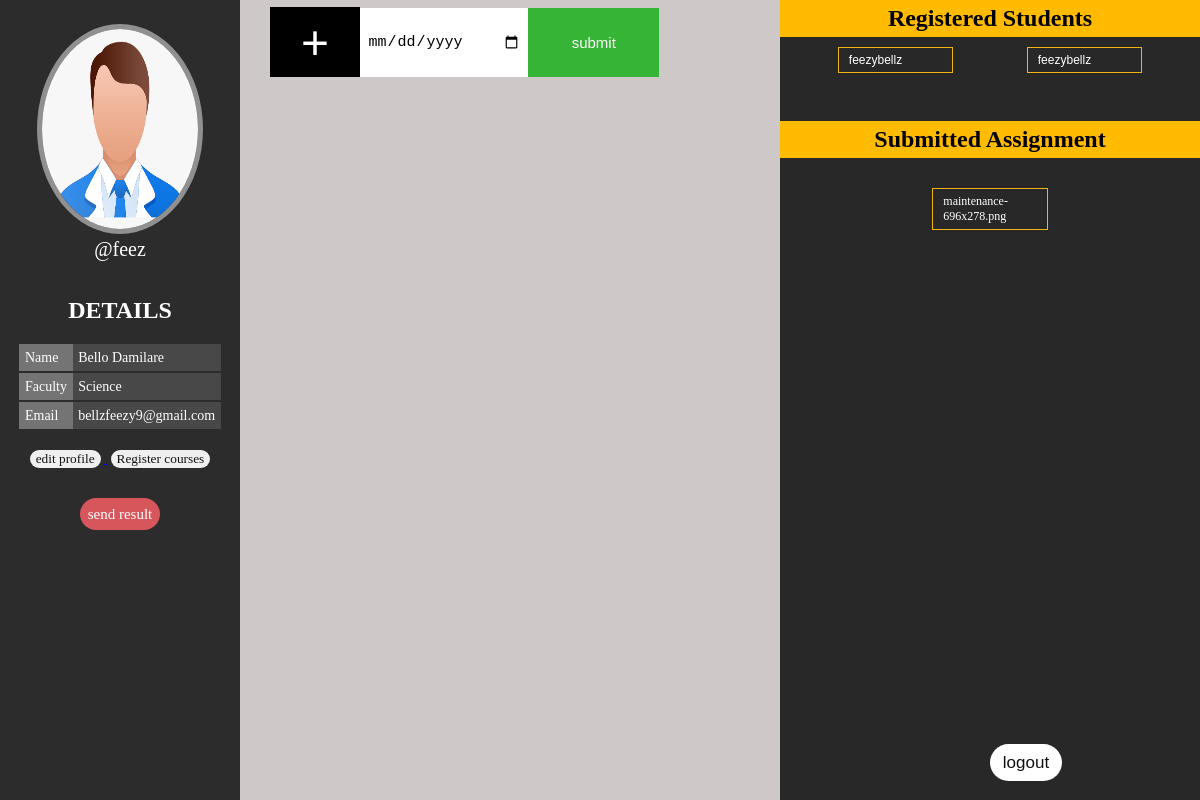
/lecturerDashboard.php (signed in), run on the app's committed database.
### tables this page shows
CREATE TABLE `lecturer` (
  `id` int(11) NOT NULL,
  `firstName` varchar(200) NOT NULL,
  `lastName` varchar(200) NOT NULL,
  `IDNumber` varchar(30) NOT NULL,
  `faculty` varchar(150) NOT NULL,
  `username` varchar(50) NOT NULL,
  `email` varchar(100) NOT NULL,
  `password` varchar(225) NOT NULL
);

CREATE TABLE `coursereg` (
  `id` int(11) NOT NULL,
  `studentName` varchar(50) NOT NULL,
  `course1` varchar(50) NOT NULL,
  `course2` varchar(50) NOT NULL,
  `course3` varchar(50) NOT NULL,
  `course4` varchar(50) NOT NULL,
  `course5` varchar(50) NOT NULL,
  `course6` varchar(50) NOT NULL,
  `course7` varchar(50) NOT NULL,
  `course8` varchar(50) NOT NULL,
  `course9` varchar(50) NOT NULL,
  `course10` varchar(50) NOT NULL
);

CREATE TABLE `uploads` (
  `id` int(11) NOT NULL,
  `studentName` varchar(100) NOT NULL,
  `file_name` varchar(50) NOT NULL,
  `file_type` varchar(10) NOT NULL,
  `file_size` varchar(10) NOT NULL,
  `file_path` varchar(50) NOT NULL,
  `date` date NOT NULL
);

### includes/fetchData.inc (called while the page is built, shortened)
<?php
$tbl = $_SESSION['userType'];
$username = $_SESSION['username'];
$fetchStmt = $conn->prepare("SELECT * FROM $tbl WHERE username = '$username'");
$fetchStmt->execute();
?>

### lecturerDashboard.php (the view, shortened to what this page needs)
<?php
include "includes/db.inc";
include "includes/fetchData.inc";
extract($userData);
?>
<!DOCTYPE html>
<html lang="en">
<head>
    <link rel="stylesheet" href="css/dashboard.css">
</head>
<body>
<header>
    <img src="img/dummy.png" alt="">
    <div id="detail"><?php echo"@$username" ?></div>
    <div id="user_details">
        <h2> Details</h2>
        <table>
            <tr>
                <td class="detail_item">Name</td>
                <td class="detail_input"><?php echo "$firstName $lastName"?></td>
            </tr>
            <tr>
                <td class="detail_item">Faculty</td>
                <td class="detail_input"><?php echo $faculty ?></td>
            </tr>
            <tr>
                <td class="detail_item">Email</td>
                <td class="detail_input"><?php echo $email ?></td>
            </tr>
        </table>
        <a href="editProfile.php">
        <button class="edit_button">
            edit profile
        </button>
        </a>
        <a href="lecturer_coursereg.php">
            <button class="edit_button">
                Register courses
            </button>
        </a>
        <button class="edit_button" id="show_result">send result</button>
    </div>
</header>
<section id="submit_assignment">
    <div class="assignment_form">
        <button class="file" id="upload_button">+</button>
        <form id="assignment_form" class="assignment_form">
            <input  id="lecturer_comment" type="date" placeholder="Enter message here...">
            <input type="submit" value="submit" name="text_submit">
        </form>
    </div>
</section>
<aside>
    <div id="registered_students">
        <h2 id="Reg_student">Registered Students</h2>
    <div id="sub">
    <?php
    $sql = " select * from coursereg ";
    $prep = $conn ->prepare($sql);
    $prep->execute();
    $result = $prep ->fetchAll(PDO::FETCH_OBJ);
    $ib = '';
    $lect_sql = "select * from lecturer_coursereg";
    $lect_prep = $conn->prepare($lect_sql);
    $lect_prep->execute();
    $lect_result = $lect_prep->fetchAll(PDO::FETCH_OBJ);
    foreach($result as $row){
        foreach($lect_result as $lect_row){
            if($lect_row->lecturerName === $_SESSION["username"]){
                if($row->course1 == $lect_row->course1 || $row->course2 == $lect_row->course2 ){
                    $ib .= '<div class="oubx">'
                . '<button id="student_name" class="student_button">' . $row->studentName . '</button>'
                . '</div>';
                }
            }
        }
    }
    echo ( $ib );
    ?>
    </div>
  <h2 id="Sub_assignment">Submitted Assignment</h2>
    <div id="sub1">
    <?php
    $sql_course = " select * from coursereg ";
    $prep_course = $conn ->prepare($sql_course);
    $prep_course->execute();
    $result_course = $prep_course ->fetchAll(PDO::FETCH_OBJ);
    $sql = " select * from uploads ";
    $prep = $conn ->prepare($sql);
    $prep->execute();
    $result = $prep ->fetchAll(PDO::FETCH_OBJ);
    $ib = '';
    foreach($result_course as $std){
        foreach($result as $row){
            if($std->studentName == $row->studentName){
            $ib .= '<div class="oubx">'
            . '<a href="'.$row->file_path.'" id="student_name_file" target="blank">' . $row->file_name . '</a>'
            . '</div>';
            }
        }
    }
    echo ( $ib );
    ?>
    </div>
    </div>
    <a href="logout.php">
        <button id="logout">logout</button>
    </a>
</aside>
</body>
</html>

### css/dashboard.css (style rules this page uses)
body { padding: 0; margin: 0; display: flex; align-content: center; justify-content: space-between; width: 100%; height: 100vh; color: white; font-family: Ubuntu; background: rgb(206, 200, 200); }
header { width: 20vw; height: 100vh; background: rgb(44, 44, 44); text-align: center; z-index: 2; }
header img { width: 65%; height: 25%; border: 5px solid rgb(145, 144, 144); margin-top: 10%; border-radius: 100%; }
button#logout { position: absolute; top: 93vh; padding: .5em 0; width: 6%; font-size: 17px; border: none; background: rgb(255, 255, 255); color: rgb(17, 16, 16); border-radius: 70px; }
button.edit_button { border: none; border-radius: 70px; font-family: Ubuntu; margin: 10px 3px 0; color: rgb(19, 19, 19); }
#user_details { width: 90%; margin: 15% auto 0; }
#user_details h2 { text-transform: uppercase; width: 100%; }
header table { margin: 0 auto 5%; text-align: left; font-size: 14px; border-collapse: collapse; }
tr { border-bottom: 2px solid rgb(44, 44, 44); }
tr:last-child { border-bottom: none; }
td { border: none; padding: .4em; }
.detail_item { background: rgb(117, 116, 117); text-transform: capitalize; }
.detail_input { background: rgb(72, 72, 73); }
#detail { font-size: 20px; margin: auto; }
.assignment_form { display: flex; }
section { width: 40%; }
section input { width: 98%; padding: 1.5em .5em; font-size: 15px; border: none; margin-top: .5em; }
section input[type=submit] { width: 150px; background: rgb(54, 180, 54); color: white; }
#lecturer_comment { width: 60%; }
.file { font-size: 3em; color: white; background-color: black; display: inline-block; width: 90px; height: 70px; text-align: center; border: none; margin: .15em 0 0; }
aside { background: rgb(40, 40, 40); width: 35%; text-align: center; }
#Reg_student, .Reg_student { background: rgb(255, 187, 0); margin: 0; padding: 5px 0; color: black; }
#Sub_assignment { background: rgb(255, 187, 0); padding: 5px 0; color: black; margin-top: 2em; }
.oubx { width: 30%; margin: 10px auto 0; text-align: center; border: 1px solid rgb(240, 181, 21); }
.student_button { background: transparent; border: none; }
#student_name, #student_name_file { font-size: 12px; text-align: left; padding: 5px 10px; display: block; width: 100%; margin: 0 auto; color: white; text-decoration: none; }
#sub1 { display: flex; flex-wrap: wrap; justify-content: space-evenly; align-content: center; width: 90%; margin: 0 auto; }
#sub { display: flex; flex-wrap: wrap; justify-content: space-evenly; align-content: center; width: 90%; margin: 0 auto; }
#show_result { margin-top: 2em; padding: .5em; font-size: 15px; background: rgb(214, 86, 92); color: white; }

### data on the page
lecturer: username "feez", firstName "Bello", lastName "Damilare", faculty "Science", email "bellzfeezy9@gmail.com"
coursereg: studentName "feezybellz"
uploads: file_name "maintenance-696x278.png"
